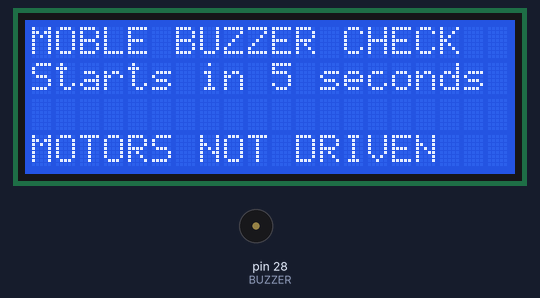
Recording of a sketch running on a simulated Arduino Mega 2560, built with avr-gcc and run on an emulated ATmega2560. On the bench: 20×4 character LCD, buzzer (waves = sounding). What the sketch prints to the serial monitor is not drawn.

Above: at 0.2 s.
At 5.2 s:
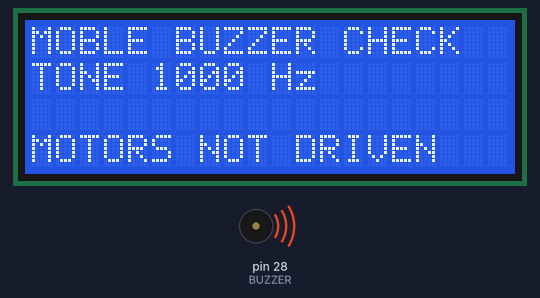
At 7.7 s:
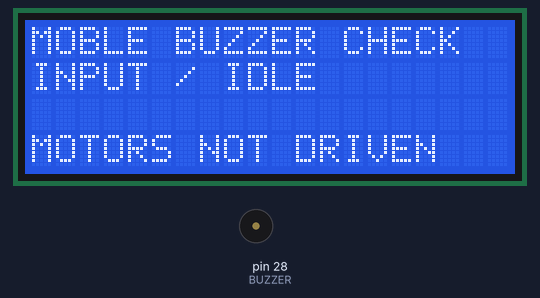
At 12.7 s:
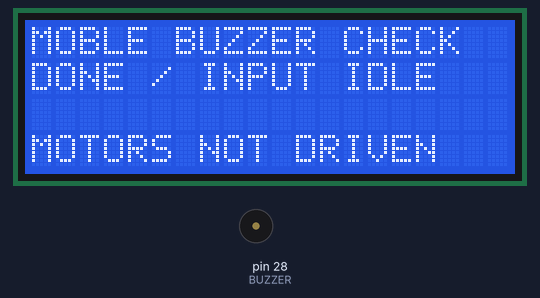
Timing chart, 0 to 14.2 s (numbered marks = the images above):
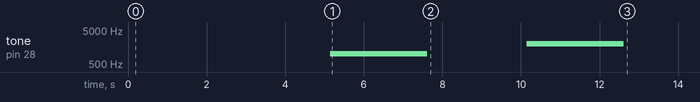

The sketch:

buzzer_check.ino
```cpp
// One-shot test for the wired 5V three-pin MH-FMD module.
// Default: 1/2 kHz tone, verified audible by the user. Set BUZZER_TEST_TONE=0
// for the original HIGH/LOW comparison, which was silent on this module.
// Motor and RGB pins are never driven. A listener must identify the sound phase.
#include <Arduino.h>
#include <LiquidCrystal_I2C.h>
#include <Wire.h>
#include <avr/wdt.h>

#ifndef BUZZER_TEST_TONE
#define BUZZER_TEST_TONE 1
#endif

constexpr uint8_t BUZZER = 28;
LiquidCrystal_I2C lcd(0x27, 20, 4);
bool lcdReady = false, done = false;
uint8_t step = 0;
uint32_t stepAt = 0;

void show(const char* phase) {
  Serial.print(F("{\"type\":\"buzzer_phase\",\"phase\":\""));
  Serial.print(phase); Serial.println(F("\"}"));
  if (lcdReady) {
    lcd.setCursor(0, 1); lcd.print(F("                    "));
    lcd.setCursor(0, 1); lcd.print(phase);
  }
}

void idle() {
  noTone(BUZZER);
  pinMode(BUZZER, INPUT);
  digitalWrite(BUZZER, LOW); // Disable the internal pull-up as in sensor check.
}

void setup() {
  MCUSR = 0;
  wdt_disable();
  Serial.begin(115200);
  const uint8_t pins[] = {9, 10, 22, 24, 26, 28, 30};
  for (uint8_t pin : pins) pinMode(pin, INPUT);
  idle();
  Wire.begin();
  Wire.setWireTimeout(25000, true);
  Wire.beginTransmission(0x27);
  lcdReady = Wire.endTransmission() == 0;
  if (lcdReady) {
    lcd.init(); lcd.backlight();
    lcd.setCursor(0, 0); lcd.print(F("MOBLE BUZZER CHECK"));
    lcd.setCursor(0, 1); lcd.print(F("Starts in 5 seconds"));
    lcd.setCursor(0, 3); lcd.print(F("MOTORS NOT DRIVEN"));
  }
  stepAt = millis();
  Serial.println(F("{\"type\":\"buzzer_check_start\",\"servo_drive\":false}"));
  wdt_enable(WDTO_2S);
}

void loop() {
  wdt_reset();
  if (done || millis() - stepAt < (step == 0 ? 5000UL : 2500UL)) return;
  stepAt = millis();
  if (step == 0) {
#if BUZZER_TEST_TONE
    show("TONE 1000 Hz");
    tone(BUZZER, 1000);
#else
    show("HIGH / D28 = 5V");
    digitalWrite(BUZZER, HIGH); pinMode(BUZZER, OUTPUT);
#endif
  } else if (step == 1) {
    idle(); show("INPUT / IDLE");
  } else if (step == 2) {
#if BUZZER_TEST_TONE
    show("TONE 2000 Hz");
    tone(BUZZER, 2000);
#else
    show("LOW / D28 = 0V");
    digitalWrite(BUZZER, LOW); pinMode(BUZZER, OUTPUT);
#endif
  } else {
    idle(); show("DONE / INPUT IDLE");
    done = true;
    Serial.println(F("{\"type\":\"buzzer_check_done\",\"pin_mode\":\"INPUT\"}"));
  }
  ++step;
}
```

Measured:
- by itself, tone on pin 28 (BUZZER): silent → 1000 Hz at 5.1 s, → silent 2.5 s later, → 2000 Hz 2.5 s later, → silent 2.5 s later
- what the display in image 1 shows lasts 2.5 s, from 5.1 s to 7.6 s
